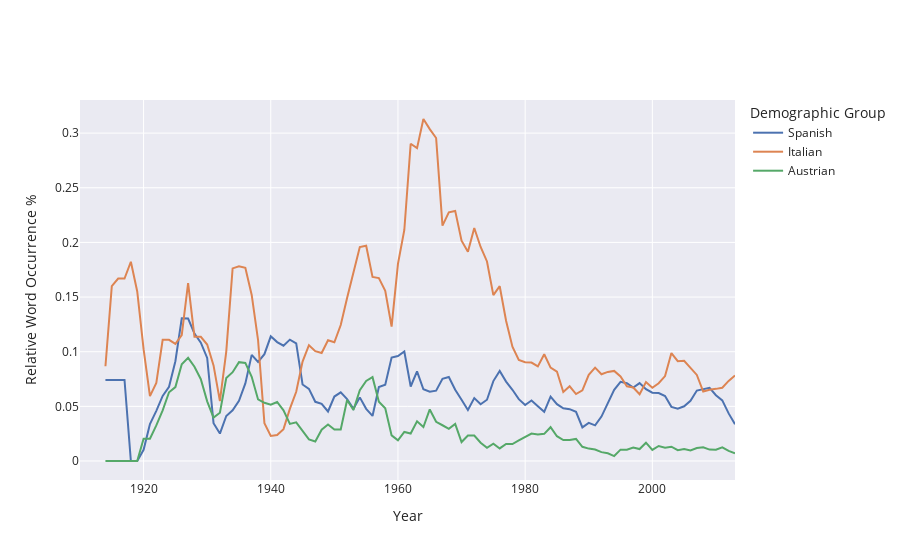

Here is the notebook cell this chart was saved with:
### Code cell
ethnicities=['Spanish','Italian','Austrian']
fig = plot_relative_occurrences(all_counts_by_period, ethnicities)

fig.show()

fig_json = fig.to_json()
#with open('figures/ethnicity-representation1.json', 'w') as json_file:
#    json.dump(json.loads(fig_json), json_file, indent=4)
